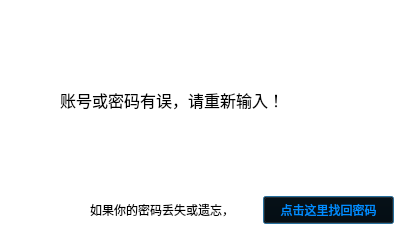
<?xml version="1.0" encoding="UTF-8"?>
<ui version="4.0">
 <class>loginlose</class>
 <widget class="QDialog" name="loginlose">
  <property name="geometry">
   <rect>
    <x>0</x>
    <y>0</y>
    <width>400</width>
    <height>231</height>
   </rect>
  </property>
  <property name="windowTitle">
   <string>登录失败</string>
  </property>
  <property name="windowIcon">
   <iconset resource="image.qrc">
    <normaloff>:/image/cuowu.png</normaloff>:/image/cuowu.png</iconset>
  </property>
  <widget class="QLabel" name="label">
   <property name="geometry">
    <rect>
     <x>60</x>
     <y>60</y>
     <width>281</width>
     <height>81</height>
    </rect>
   </property>
   <property name="text">
    <string>&lt;html&gt;&lt;head/&gt;&lt;body&gt;&lt;p&gt;&lt;span style=&quot; font-size:12pt;&quot;&gt;账号或密码有误，请重新输入！&lt;/span&gt;&lt;/p&gt;&lt;/body&gt;&lt;/html&gt;</string>
   </property>
  </widget>
  <widget class="QLabel" name="label_2">
   <property name="geometry">
    <rect>
     <x>0</x>
     <y>0</y>
     <width>401</width>
     <height>231</height>
    </rect>
   </property>
   <property name="styleSheet">
    <string notr="true">background-color: rgb(255, 255, 255);</string>
   </property>
   <property name="text">
    <string/>
   </property>
  </widget>
  <widget class="QLabel" name="label_3">
   <property name="geometry">
    <rect>
     <x>90</x>
     <y>200</y>
     <width>181</width>
     <height>20</height>
    </rect>
   </property>
   <property name="font">
    <font>
     <family>微软雅黑</family>
    </font>
   </property>
   <property name="text">
    <string>如果你的密码丢失或遗忘，</string>
   </property>
  </widget>
  <widget class="QPushButton" name="pushButton">
   <property name="geometry">
    <rect>
     <x>263</x>
     <y>196</y>
     <width>131</width>
     <height>28</height>
    </rect>
   </property>
   <property name="font">
    <font>
     <family>微软雅黑</family>
    </font>
   </property>
   <property name="styleSheet">
    <string notr="true">
QPushButton{background:transparent;color: rgb(0, 140, 255);}
QPushButton:hover{color: rgb(50, 180, 255);}</string>
   </property>
   <property name="text">
    <string>点击这里找回密码</string>
   </property>
  </widget>
  <zorder>label_2</zorder>
  <zorder>label</zorder>
  <zorder>label_3</zorder>
  <zorder>pushButton</zorder>
 </widget>
 <resources>
  <include location="image.qrc"/>
 </resources>
 <connections/>
</ui>
